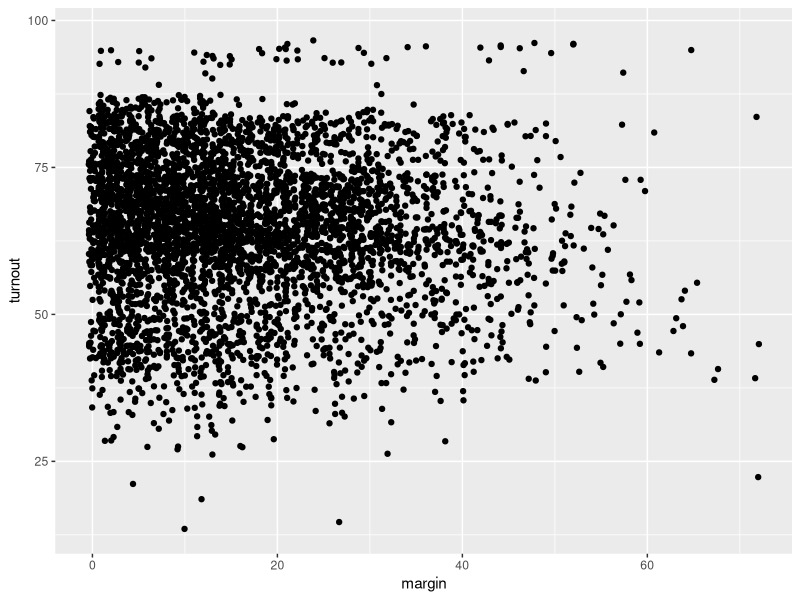
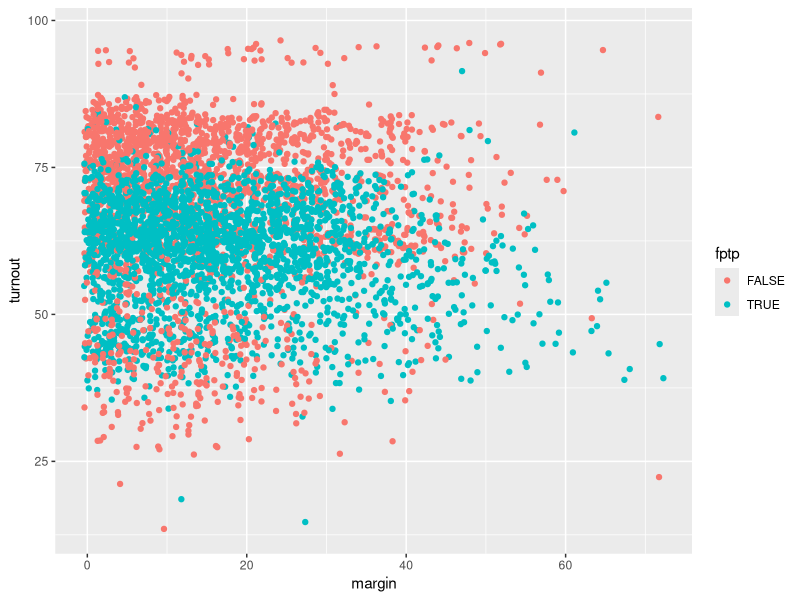

These charts were generated, in order, by the following R code:
## ---- chunk 1
# Data is available on this course's github page:
# github.com/jabranham/math-camp
# Data from Herrera et al (forthcoming, AJPS)
library(foreign)
my_data <- read.dta("data/herrera-data.dta")
my_data$fptp <- as.logical(my_data$fptp)
## ---- chunk 2
library(ggplot2)
ggplot(my_data, aes(margin, turnout)) + geom_jitter()
## ---- chunk 3
ggplot(my_data, aes(margin, turnout, color=fptp)) + 
  geom_jitter()
## ---- chunk 4
mean_fptp <- mean(my_data$turnout[my_data$fptp==TRUE])
mean_notfptp <- mean(my_data$turnout[my_data$fptp==FALSE])
c(mean_fptp, mean_notfptp)
## ---- chunk 5
sd_fptp <- sd(my_data$turnout[my_data$fptp==TRUE])
sd_notfptp <- sd(my_data$turnout[my_data$fptp==FALSE])
c(sd_fptp, sd_notfptp)
## ---- chunk 6
t.test(my_data$turnout[my_data$fptp==TRUE],
  my_data$turnout[my_data$fptp==FALSE])
